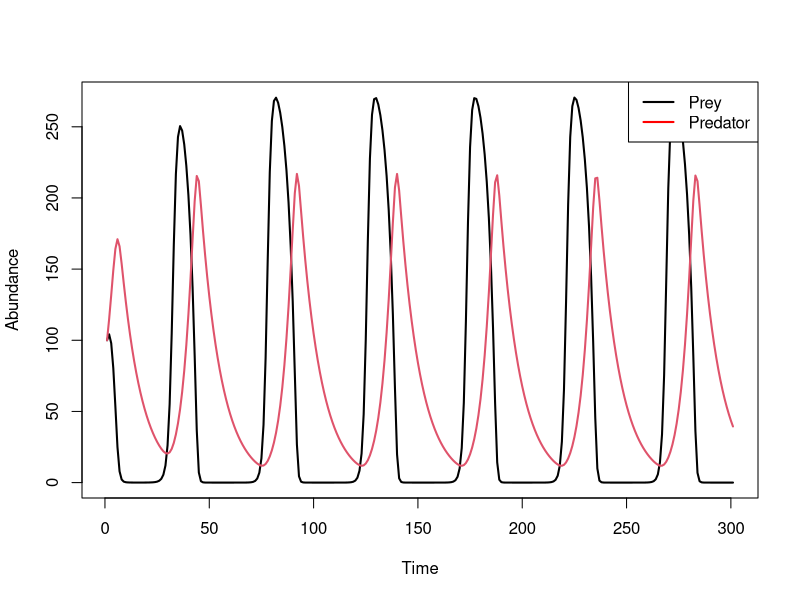
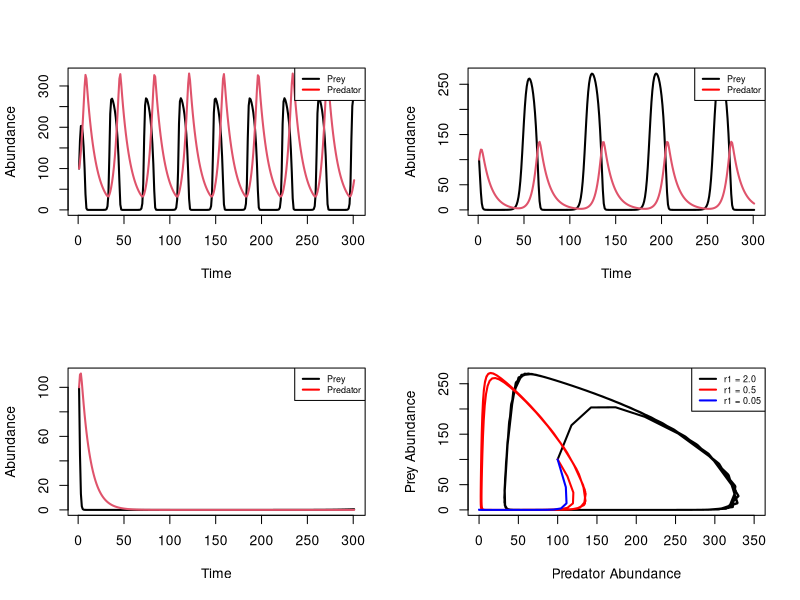
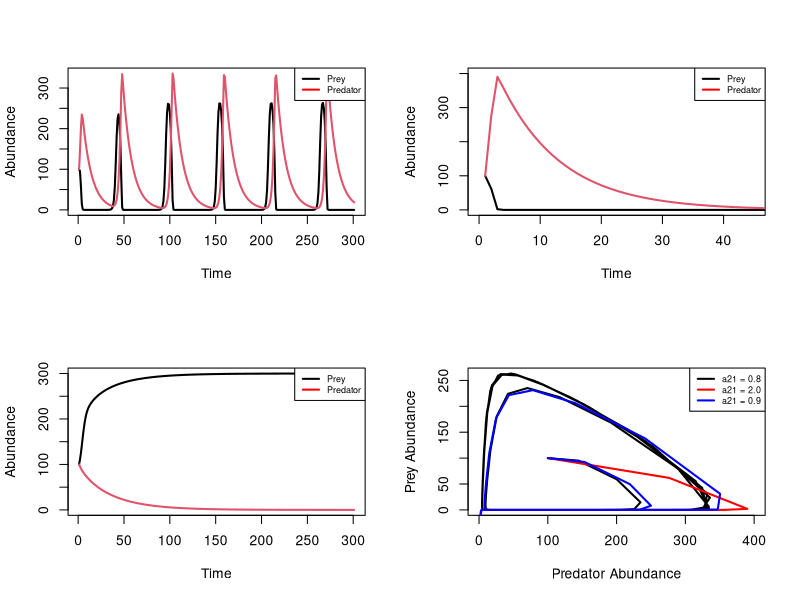
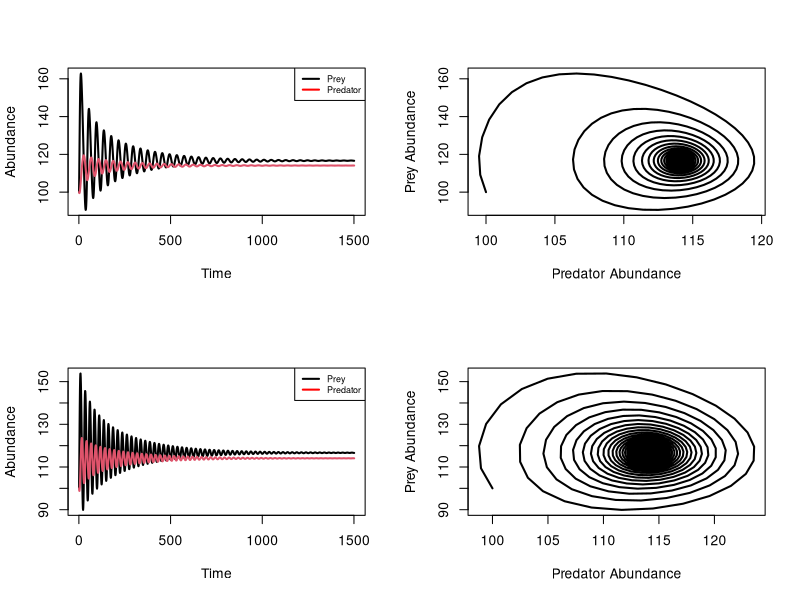
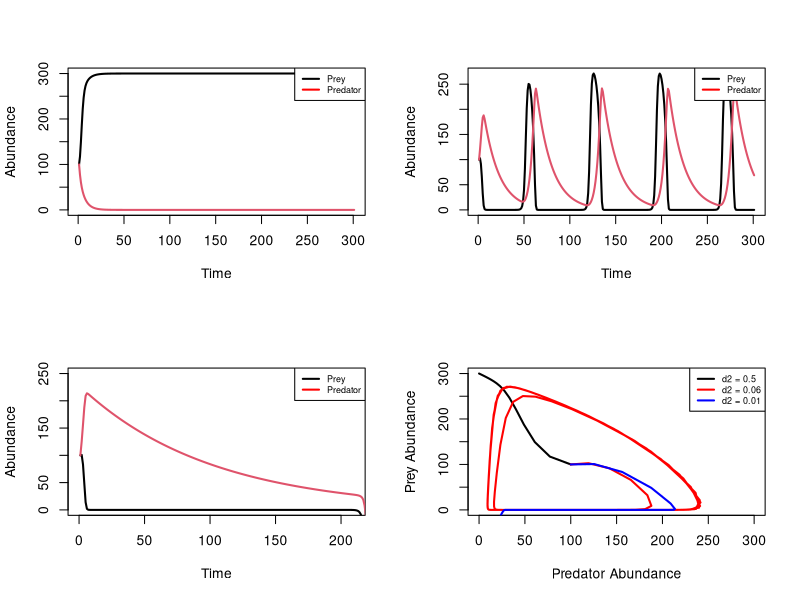

These charts were generated, in order, by the following R code:
#Installing the 'deSolve' library
library(deSolve)
require(deSolve)

#First population dynamics plot (figure 3)

predator.prey.lotka.volterra<- function(times, N0, params) {
  N1<- N0[1]
  N2<- N0[2]
  with(as.list(params), {
    dN1.dt<- ((r1*N1)*(1-(N1/k)))-((alpha12*N1*N2)/(M+N1))
    dN2.dt<- ((alpha21*N1*N2)/(M+N1))-(d2*N2)
    return(list(c(dN1.dt, dN2.dt)))
  })
}
#setting the parameter values
params<- c(r1= 1.1, d2= 0.1, alpha12= 1.1, alpha21= 0.4, M= 70, k= 300)
#Setting the initial abundance conditions
N0<- c(100,100)
#Setting the number of time-steps
t.values<- seq(0, 300)
#Using ode to simulate the continuous time dynamic
predator.prey.out<- ode(N0, t.values, predator.prey.lotka.volterra, params)

#Plotting the results
par(mfrow=c(1,1))
matplot(predator.prey.out[,c(2,3)], type='l', lty= 1, lwd = 2, ylab = 'Abundance', xlab = 'Time')
legend('topright', c('Prey', 'Predator'), lty=1, lwd=2, col = c('black', 'red'))

######################################################################################################################

#Varying prey growth rate (figure 4)

#Increasing prey growth rate (a)

#setting the parameter values
params<- c(r1= 2.0, d2= 0.1, alpha12= 1.1, alpha21= 0.4, M= 70, k= 300)
#Using ode to simulate the continuous time dynamic
predator.prey.out<- ode(N0, t.values, predator.prey.lotka.volterra, params)

#Plotting the results
par(mfrow=c(2,2))
matplot(predator.prey.out[,c(2,3)], type='l', lty= 1, lwd = 2, ylab = 'Abundance', xlab = 'Time')
legend('topright', c('Prey', 'Predator'), lty=1, lwd=2, cex = 0.65, col = c('black', 'red'))

#Decreasing prey growth rate (b)

#setting the parameter values
params<- c(r1= 0.5, d2= 0.1, alpha12= 1.1, alpha21= 0.4, M= 70, k= 300)
#Using ode to simulate the continuous time dynamic
predator.prey.out<- ode(N0, t.values, predator.prey.lotka.volterra, params)

#Plotting the results
matplot(predator.prey.out[,c(2,3)], type='l', lty= 1, lwd = 2, ylab = 'Abundance', xlab = 'Time')
legend('topright', c('Prey', 'Predator'), lty=1, lwd=2, cex = 0.65, col = c('black', 'red'))

#Further decreasing prey growth rate (c)

#setting the parameter values
params<- c(r1= 0.05, d2= 0.1, alpha12= 1.1, alpha21= 0.4, M= 70, k= 300)
#Using ode to simulate the continuous time dynamic
predator.prey.out<- ode(N0, t.values, predator.prey.lotka.volterra, params)

#Plotting the results
matplot(predator.prey.out[,c(2,3)], type='l', lty= 1, lwd = 2, ylab = 'Abundance', xlab = 'Time')
legend('topright', c('Prey', 'Predator'), lty=1, lwd=2, cex = 0.65, col = c('black', 'red'))

#Phase-space plot (d)

#Including line for increased prey growth rate
params<- c(r1= 2.0, d2= 0.1, alpha12= 1.1, alpha21= 0.4, M= 70, k= 300)
predator.prey.out<- ode(N0, t.values, predator.prey.lotka.volterra, params)
plot(predator.prey.out[,c(3)], predator.prey.out[,c(2)], type='l', lty= 1, lwd = 2, ylab = 'Prey Abundance', xlab = 'Predator Abundance', xlim= c(0, 350))
#Including line for decreased prey growth rate
params<- c(r1= 0.5, d2= 0.1, alpha12= 1.1, alpha21= 0.4, M= 70, k= 300)
predator.prey.out<- ode(N0, t.values, predator.prey.lotka.volterra, params)
lines(predator.prey.out[,c(3)], predator.prey.out[,c(2)], lwd = 2, col = "red")
#Including line for further decreased prey growth rate
params<- c(r1= 0.05, d2= 0.1, alpha12= 1.1, alpha21= 0.4, M= 70, k= 300)
predator.prey.out<- ode(N0, t.values, predator.prey.lotka.volterra, params)
lines(predator.prey.out[,c(3)], predator.prey.out[,c(2)], lwd = 2, col = "blue")
#Adding a legend
legend('topright', c('r1 = 2.0', 'r1 = 0.5', 'r1 = 0.05'), lty=1, lwd=2, cex = 0.65, col = c('black', 'red', 'blue'))

###########################################################################################################################

#Varying predator growth rate (figure 5)

#Increasing predator growth rate (a)

#setting the parameter values
params<- c(r1= 1.1, d2= 0.1, alpha12= 1.1, alpha21= 0.8, M= 70, k= 300)
#Using ode to simulate the continuous time dynamic
predator.prey.out<- ode(N0, t.values, predator.prey.lotka.volterra, params)

#Plotting the results
par(mfrow=c(2,2))
matplot(predator.prey.out[,c(2,3)], type='l', lty= 1, lwd = 2, ylab = 'Abundance', xlab = 'Time')
legend('topright', c('Prey', 'Predator'), lty=1, lwd=2, cex = 0.65, col = c('black', 'red'))

#Further increasing predator growth rate (b)

#setting the parameter values
params<- c(r1= 1.1, d2= 0.1, alpha12= 1.1, alpha21= 2.0, M= 70, k= 300)
#Using ode to simulate the continuous time dynamic
predator.prey.out<- ode(N0, t.values, predator.prey.lotka.volterra, params)

#Plotting the results
matplot(predator.prey.out[,c(2,3)], type='l', lty= 1, lwd = 2, ylab = 'Abundance', xlab = 'Time', xlim= c(0, 45), ylim = c(0,400))
legend('topright', c('Prey', 'Predator'), lty=1, lwd=2, cex = 0.65, col = c('black', 'red'))

#Decreasing predator growth rate below the predator death rate (c)

#setting the parameter values
params<- c(r1= 1.1, d2= 0.1, alpha12= 1.1, alpha21= 0.09, M= 70, k= 300)
#Using ode to simulate the continuous time dynamic
predator.prey.out<- ode(N0, t.values, predator.prey.lotka.volterra, params)

#Plotting the results
matplot(predator.prey.out[,c(2,3)], type='l', lty= 1, lwd = 2, ylab = 'Abundance', xlab = 'Time')
legend('topright', c('Prey', 'Predator'), lty=1, lwd=2, cex = 0.65, col = c('black', 'red'))

#Phase-space plot (d)

#Including line for increased predator growth rate
params<- c(r1= 1.1, d2= 0.1, alpha12= 1.1, alpha21= 0.8, M= 70, k= 300)
predator.prey.out<- ode(N0, t.values, predator.prey.lotka.volterra, params)
plot(predator.prey.out[,c(3)], predator.prey.out[,c(2)], type='l', lty= 1, lwd = 2, ylab = 'Prey Abundance', xlab = 'Predator Abundance', xlim = c(0,400))
#Including line for further increased predator growth rate
params<- c(r1= 1.1, d2= 0.1, alpha12= 1.1, alpha21= 2.0, M= 70, k= 300)
predator.prey.out<- ode(N0, t.values, predator.prey.lotka.volterra, params)
lines(predator.prey.out[,c(3)], predator.prey.out[,c(2)], lwd = 2, col = "red")
#Including line for decreased predator growth rate below the predator death rate
params<- c(r1= 1.1, d2= 0.1, alpha12= 1.1, alpha21= 0.9, M= 70, k= 300)
predator.prey.out<- ode(N0, t.values, predator.prey.lotka.volterra, params)
lines(predator.prey.out[,c(3)], predator.prey.out[,c(2)], lwd = 2, col = "blue")
#Adding a legend
legend('topright', c('a21 = 0.8', 'a21 = 2.0', 'a21 = 0.9'), lty=1, lwd=2, cex = 0.65, col = c('black', 'red', 'blue'))

#######################################################################################################################################

#Predator growth rate set at 1.6 times greater than predator mortality rate (figure 6)

#Changing the number of time-steps
t.values<- seq(0, 1500)

#Decreasing predator growth rate (a)

#setting the parameter values
params<- c(r1= 1.1, d2= 0.1, alpha12= 1.1, alpha21= 0.16, M= 70, k= 300)
#Using ode to simulate the continuous time dynamic
predator.prey.out<- ode(N0, t.values, predator.prey.lotka.volterra, params)

#Plotting the results
par(mfrow=c(2,2))
matplot(predator.prey.out[,c(2,3)], type='l', lty= 1, lwd = 2, ylab = 'Abundance', xlab = 'Time')
legend('topright', c('Prey', 'Predator'), lty=1, lwd=2, cex = 0.65, col = c('black', 'red'))

#Phase plane (b)
plot(predator.prey.out[,c(3)], predator.prey.out[,c(2)], type='l', lty= 1, lwd = 2, ylab = 'Prey Abundance', xlab = 'Predator Abundance')

#Increasing predator mortality rate (c)

#setting the parameter values
params<- c(r1= 1.1, d2= 0.25, alpha12= 1.1, alpha21= 0.4, M= 70, k= 300)
#Using ode to simulate the continuous time dynamic
predator.prey.out<- ode(N0, t.values, predator.prey.lotka.volterra, params)

#Plotting the results
matplot(predator.prey.out[,c(2,3)], type='l', lty= 1, lwd = 2, ylab = 'Abundance', xlab = 'Time')
legend('topright', c('Prey', 'Predator'), lty=1, lwd=2, cex = 0.65, col = c('black', 'red'))

#Phase plane (d)
plot(predator.prey.out[,c(3)], predator.prey.out[,c(2)], type='l', lty= 1, lwd = 2, ylab = 'Prey Abundance', xlab = 'Predator Abundance')

###########################################################################################################################################

#Varying predator mortality rate (NOT INCLUDED IN THE TEXT)

#Setting number of time-steps
t.values<- seq(0, 300)

#Increasing predator mortality rate above the predator growth rate

#setting the parameter values
params<- c(r1= 1.1, d2= 0.5, alpha12= 1.1, alpha21= 0.4, M= 70, k= 300)
#Using ode to simulate the continuous time dynamic
predator.prey.out<- ode(N0, t.values, predator.prey.lotka.volterra, params)

#Plotting the results
par(mfrow=c(2,2))
matplot(predator.prey.out[,c(2,3)], type='l', lty= 1, lwd = 2, ylab = 'Abundance', xlab = 'Time')
legend('topright', c('Prey', 'Predator'), lty=1, lwd=2, cex = 0.65, col = c('black', 'red'))

#Decreasing predator mortality rate

#setting the parameter values
params<- c(r1= 1.1, d2= 0.06, alpha12= 1.1, alpha21= 0.4, M= 70, k= 300)
#Using ode to simulate the continuous time dynamic
predator.prey.out<- ode(N0, t.values, predator.prey.lotka.volterra, params)

#Plotting the results
matplot(predator.prey.out[,c(2,3)], type='l', lty= 1, lwd = 2, ylab = 'Abundance', xlab = 'Time')
legend('topright', c('Prey', 'Predator'), lty=1, lwd=2, cex = 0.65, col = c('black', 'red'))

#Further decreasing predator mortality rate

#setting the parameter values
params<- c(r1= 1.1, d2= 0.01, alpha12= 1.1, alpha21= 0.4, M= 70, k= 300)
#Using ode to simulate the continuous time dynamic
predator.prey.out<- ode(N0, t.values, predator.prey.lotka.volterra, params)

#Plotting the results
matplot(predator.prey.out[,c(2,3)], type='l', lty= 1, lwd = 2, ylab = 'Abundance', xlab = 'Time', xlim= c(0, 210), ylim = c(0,250))
legend('topright', c('Prey', 'Predator'), lty=1, lwd=2, cex = 0.65, col = c('black', 'red'))

#Phase-space plot

#Including line for increased predator mortality rate above the predator growth rate
params<- c(r1= 1.1, d2= 0.5, alpha12= 1.1, alpha21= 0.4, M= 70, k= 300)
predator.prey.out<- ode(N0, t.values, predator.prey.lotka.volterra, params)
plot(predator.prey.out[,c(3)], predator.prey.out[,c(2)], type='l', lty= 1, lwd = 2, ylab = 'Prey Abundance', xlab = 'Predator Abundance', xlim = c(0, 300), ylim = c(0, 300))
#Including line for decreased predator mortality rate
params<- c(r1= 1.1, d2= 0.06, alpha12= 1.1, alpha21= 0.4, M= 70, k= 300)
predator.prey.out<- ode(N0, t.values, predator.prey.lotka.volterra, params)
lines(predator.prey.out[,c(3)], predator.prey.out[,c(2)], lwd = 2, col = "red")
#Including line for further decreased predator mortality rate
params<- c(r1= 1.1, d2= 0.01, alpha12= 1.1, alpha21= 0.4, M= 70, k= 300)
predator.prey.out<- ode(N0, t.values, predator.prey.lotka.volterra, params)
lines(predator.prey.out[,c(3)], predator.prey.out[,c(2)], lwd = 2, col = "blue")
#Adding a legend
legend('topright', c('d2 = 0.5', 'd2 = 0.06', 'd2 = 0.01'), lty=1, lwd=2, cex = 0.65, col = c('black', 'red', 'blue'))
